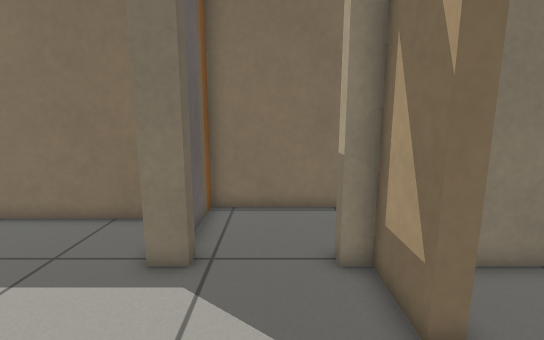
view 1 (above)

15 first-person views from a walk through a robot-simulator world made for Gazebo. The camera is 0.88 m above the floor, tilts 10° down and sees 85° across. The floor is counted in squares, 0.25 m on a side. Each view is taken from the middle of a square. On the plan, view 1 faces up. The plan holds only what a view shows up to about 20 squares ahead; the rest is blank.

view 2
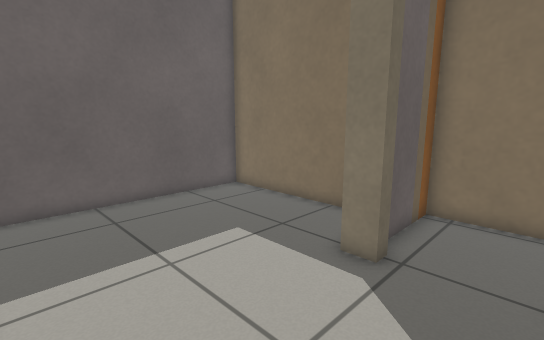

view 3
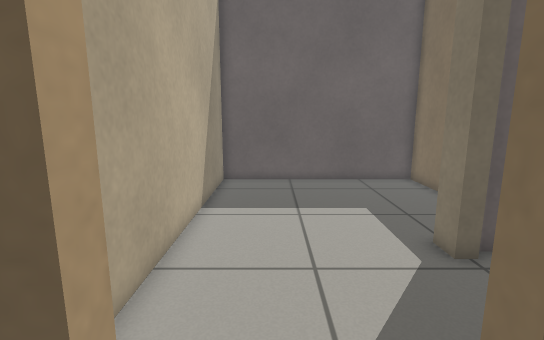

view 4
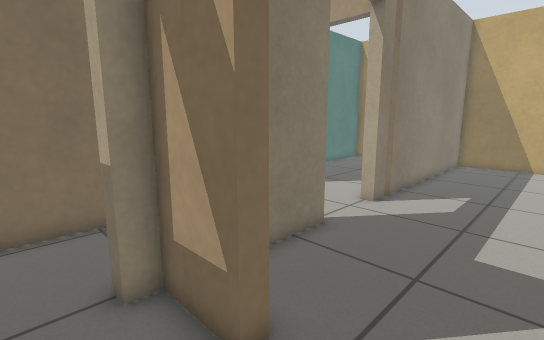

view 5
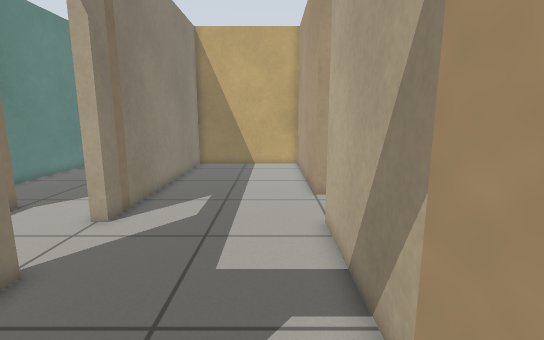

view 6
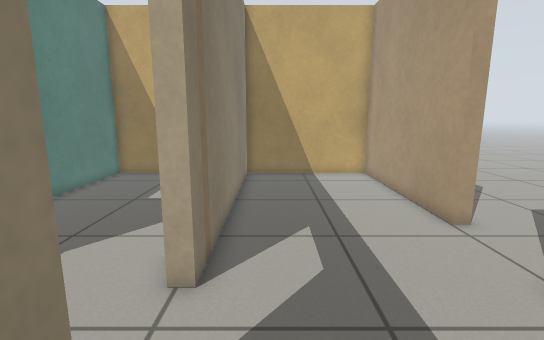

view 7
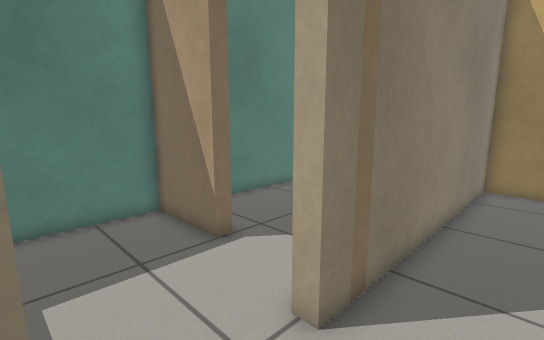

view 8
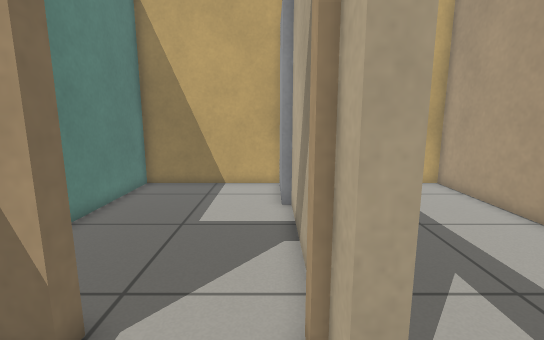

view 9
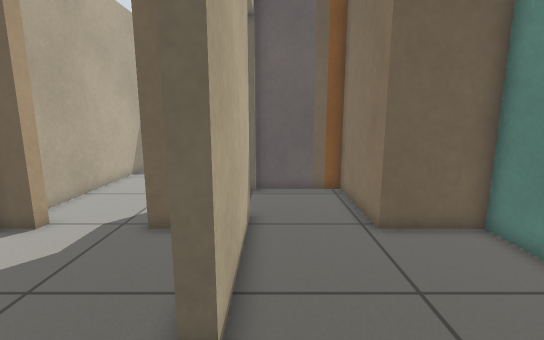

view 10
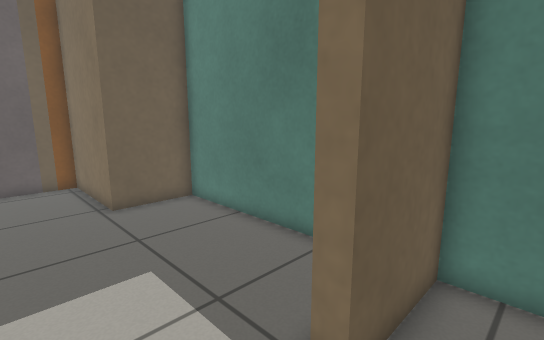

view 11
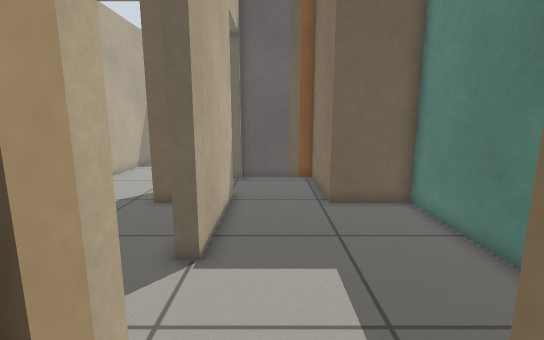

view 12
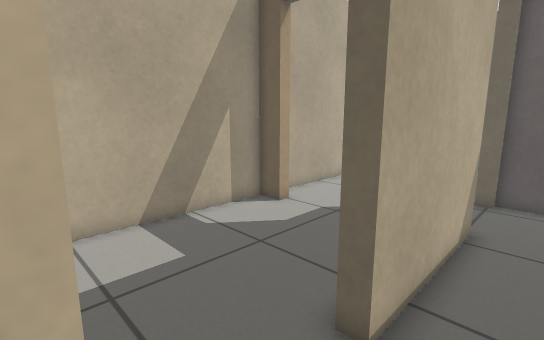

view 13
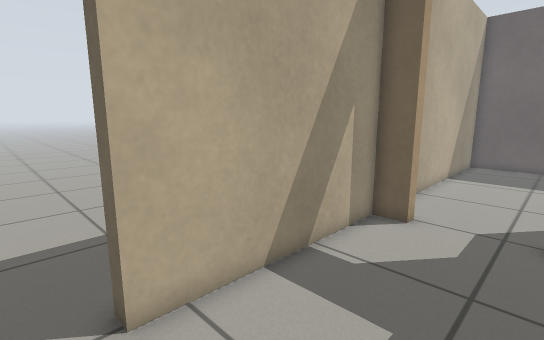

view 14
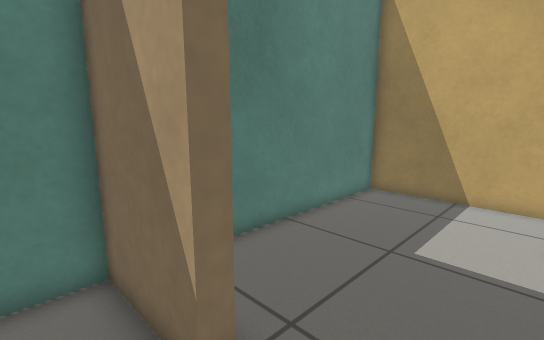

view 15
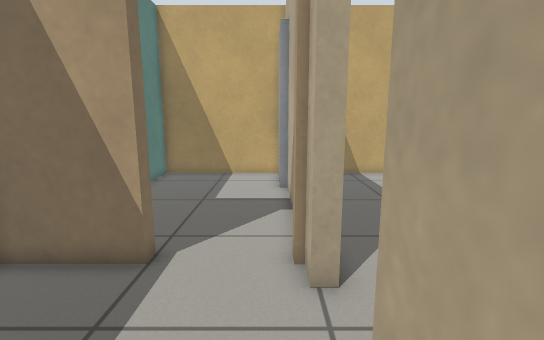

### Floor plan
Ten units are one square. View 1 is at (0, 0); x grows to the right and y downward. Boxes are objects, and circles mark ways between rooms. Rooms are numbered by the first view taken in them; rooms with no view inside come last. Other rooms are left out.
<svg viewBox="-123 -153 376 174">
<path fill="none" stroke="#000" d="M-20 -66 -30 -66M-45 -100 -118 -100 -118 8 10 8M30 -41 24 -41 24 -66 16 -66M24 -5 30 -5M154 16 154 10 248 10 248 -66 234 -66M81 -66 49 -66M215 -66 117 -66M30 -49 30 -41M30 -5 30 8 116 8 116 15M16 -72 81 -72M127 -111 127 -148 30 -148 30 -114 -24 -114 -24 -72 -20 -72M117 -72 128 -72M154 -72 208 -72M248 -75 248 -148 133 -148 133 -111"/>
<rect x="215" y="-75" width="20" height="10" fill="#bbb"><title>door leaf</title></rect>
<circle cx="30" cy="-25" r="3" fill="#2a7"/>
<circle cx="-5" cy="-70" r="3" fill="#2a7"/>
<circle cx="95" cy="-70" r="3" fill="#2a7"/>
<circle cx="130" cy="-95" r="3" fill="#2a7"/>
<text x="-50" y="-40">1</text>
<text x="140" y="-30">2</text>
<text x="60" y="-110">3</text>
<text x="190" y="-110">4</text>
</svg>
Room 1 opens to room 2. Room 1 opens to room 3. Room 2 opens to room 3. Room 3 opens to room 4.

Where each view was taken, in squares from view 1:
view 1: 0 up, 0 right, facing up
view 2: 0 up, 1 right, facing up-left
view 3: 2 up, 5 right, facing left
view 4: 1 up, 0 right, facing up-right
view 5: 1 up, 2 right, facing right
view 6: 5 up, 6 right, facing right
view 7: 4 up, 8 right, facing up-right
view 8: 8 up, 9 right, facing right
view 9: 8 up, 12 right, facing left
view 10: 8 up, 15 right, facing up-left
view 11: 9 up, 15 right, facing left
view 12: 9 up, 12 right, facing down-left
view 13: 4 up, 13 right, facing down-left
view 14: 8 up, 11 right, facing up-right
view 15: 8 up, 6 right, facing right
